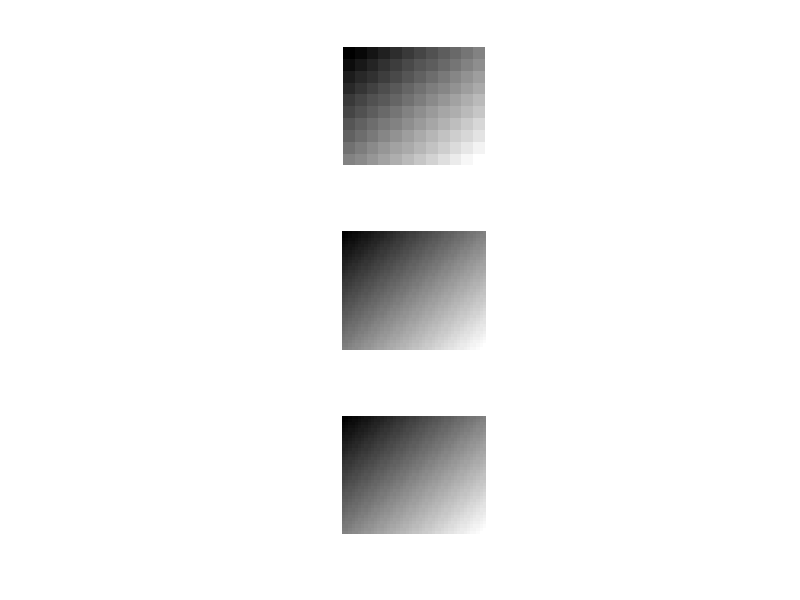

Reproduce this figure in MATLAB.
clc;

m = 10; n = 12;
img = repmat(linspace(0,255,n),[m,1]) + ...
			repmat(linspace(0,255,m)',[1,n]);
img = img/max(img(:));

% sample points as a grid
[x,y] = meshgrid(1:0.25:n,1:0.25:m);

interptype = 'linear';
n_tests = 1000;

tic; 
	for i = 1:n_tests
		img3 = interp2(img,x,y,'linear'); 
	end
toc;

switch interptype
	case 'linear',
		tic;
			for i = 1:n_tests
				% get integer parts
				xf = floor(x); xc = ceil(x);
				yf = floor(y); yc = ceil(y);

				% get fractional parts
				xr = x-xf; yr = y-yf;

				q1	= (1-xr(:)) .* (1-yr(:)) .* img(1+(xf(:)-1)*m+(yf(:)-1));
				q2	=    xr(:)  .* (1-yr(:)) .* img(1+(xc(:)-1)*m+(yf(:)-1));
				q3	= (1-xr(:)) .*    yr(:)  .* img(1+(xf(:)-1)*m+(yc(:)-1));
				q4	=    xr(:)  .*    yr(:)  .* img(1+(xc(:)-1)*m+(yc(:)-1));
				img2 = reshape(q1+q2+q3+q4,size(x));
			end
		toc;
		
	case 'cubic',

end

figure(1); 
	subplot(3,1,1); imshow(img);
	subplot(3,1,2); imshow(img2);
	subplot(3,1,3); imshow(img3);
